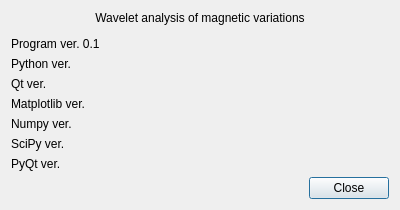
<?xml version="1.0" encoding="UTF-8"?>
<ui version="4.0">
 <class>Dialog</class>
 <widget class="QDialog" name="Dialog">
  <property name="geometry">
   <rect>
    <x>0</x>
    <y>0</y>
    <width>400</width>
    <height>208</height>
   </rect>
  </property>
  <property name="windowTitle">
   <string>About</string>
  </property>
  <layout class="QGridLayout" name="gridLayout">
   <item row="1" column="0">
    <widget class="QDialogButtonBox" name="buttonBox">
     <property name="orientation">
      <enum>Qt::Horizontal</enum>
     </property>
     <property name="standardButtons">
      <set>QDialogButtonBox::Close</set>
     </property>
    </widget>
   </item>
   <item row="0" column="0">
    <layout class="QVBoxLayout" name="verticalLayout">
     <item>
      <widget class="QLabel" name="label">
       <property name="text">
        <string>&lt;html&gt;&lt;head/&gt;&lt;body&gt;&lt;p align=&quot;center&quot;&gt;Wavelet analysis of magnetic variations&lt;/p&gt;&lt;p&gt;Program ver. 0.1&lt;/p&gt;&lt;/body&gt;&lt;/html&gt;</string>
       </property>
      </widget>
     </item>
     <item>
      <widget class="QLabel" name="pythonVer">
       <property name="text">
        <string>Python ver.</string>
       </property>
      </widget>
     </item>
     <item>
      <widget class="QLabel" name="qtVer">
       <property name="text">
        <string>Qt ver.</string>
       </property>
      </widget>
     </item>
     <item>
      <widget class="QLabel" name="matplotlibVer">
       <property name="text">
        <string>Matplotlib ver.</string>
       </property>
      </widget>
     </item>
     <item>
      <widget class="QLabel" name="numpyVer">
       <property name="text">
        <string>Numpy ver.</string>
       </property>
      </widget>
     </item>
     <item>
      <widget class="QLabel" name="sciPyVer">
       <property name="text">
        <string>SciPy ver.</string>
       </property>
      </widget>
     </item>
     <item>
      <widget class="QLabel" name="pyQtVer">
       <property name="text">
        <string>PyQt ver.</string>
       </property>
      </widget>
     </item>
     <item>
      <spacer name="verticalSpacer">
       <property name="orientation">
        <enum>Qt::Vertical</enum>
       </property>
       <property name="sizeHint" stdset="0">
        <size>
         <width>20</width>
         <height>40</height>
        </size>
       </property>
      </spacer>
     </item>
    </layout>
   </item>
  </layout>
 </widget>
 <resources/>
 <connections>
  <connection>
   <sender>buttonBox</sender>
   <signal>accepted()</signal>
   <receiver>Dialog</receiver>
   <slot>accept()</slot>
   <hints>
    <hint type="sourcelabel">
     <x>248</x>
     <y>254</y>
    </hint>
    <hint type="destinationlabel">
     <x>157</x>
     <y>274</y>
    </hint>
   </hints>
  </connection>
  <connection>
   <sender>buttonBox</sender>
   <signal>rejected()</signal>
   <receiver>Dialog</receiver>
   <slot>reject()</slot>
   <hints>
    <hint type="sourcelabel">
     <x>316</x>
     <y>260</y>
    </hint>
    <hint type="destinationlabel">
     <x>286</x>
     <y>274</y>
    </hint>
   </hints>
  </connection>
 </connections>
</ui>
